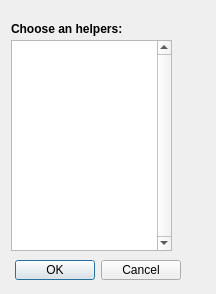
<?xml version="1.0" encoding="UTF-8"?>
<ui version="4.0">
 <class>Helpers</class>
 <widget class="QDialog" name="Helpers">
  <property name="geometry">
   <rect>
    <x>0</x>
    <y>0</y>
    <width>216</width>
    <height>294</height>
   </rect>
  </property>
  <property name="windowTitle">
   <string>Helper Editor</string>
  </property>
  <widget class="QDialogButtonBox" name="buttonBox">
   <property name="geometry">
    <rect>
     <x>0</x>
     <y>260</y>
     <width>181</width>
     <height>20</height>
    </rect>
   </property>
   <property name="orientation">
    <enum>Qt::Horizontal</enum>
   </property>
   <property name="standardButtons">
    <set>QDialogButtonBox::Cancel|QDialogButtonBox::Ok</set>
   </property>
  </widget>
  <widget class="QListWidget" name="helpersList">
   <property name="geometry">
    <rect>
     <x>11</x>
     <y>40</y>
     <width>161</width>
     <height>211</height>
    </rect>
   </property>
   <property name="verticalScrollBarPolicy">
    <enum>Qt::ScrollBarAlwaysOn</enum>
   </property>
   <property name="horizontalScrollBarPolicy">
    <enum>Qt::ScrollBarAlwaysOff</enum>
   </property>
   <property name="alternatingRowColors">
    <bool>true</bool>
   </property>
   <property name="sortingEnabled">
    <bool>true</bool>
   </property>
  </widget>
  <widget class="QLabel" name="label">
   <property name="geometry">
    <rect>
     <x>11</x>
     <y>21</y>
     <width>131</width>
     <height>16</height>
    </rect>
   </property>
   <property name="sizePolicy">
    <sizepolicy hsizetype="Preferred" vsizetype="Fixed">
     <horstretch>0</horstretch>
     <verstretch>0</verstretch>
    </sizepolicy>
   </property>
   <property name="font">
    <font>
     <weight>75</weight>
     <bold>true</bold>
    </font>
   </property>
   <property name="text">
    <string>Choose an helpers:</string>
   </property>
  </widget>
 </widget>
 <resources/>
 <connections>
  <connection>
   <sender>buttonBox</sender>
   <signal>accepted()</signal>
   <receiver>Helpers</receiver>
   <slot>accept()</slot>
   <hints>
    <hint type="sourcelabel">
     <x>248</x>
     <y>254</y>
    </hint>
    <hint type="destinationlabel">
     <x>157</x>
     <y>274</y>
    </hint>
   </hints>
  </connection>
  <connection>
   <sender>buttonBox</sender>
   <signal>rejected()</signal>
   <receiver>Helpers</receiver>
   <slot>reject()</slot>
   <hints>
    <hint type="sourcelabel">
     <x>316</x>
     <y>260</y>
    </hint>
    <hint type="destinationlabel">
     <x>286</x>
     <y>274</y>
    </hint>
   </hints>
  </connection>
 </connections>
</ui>
